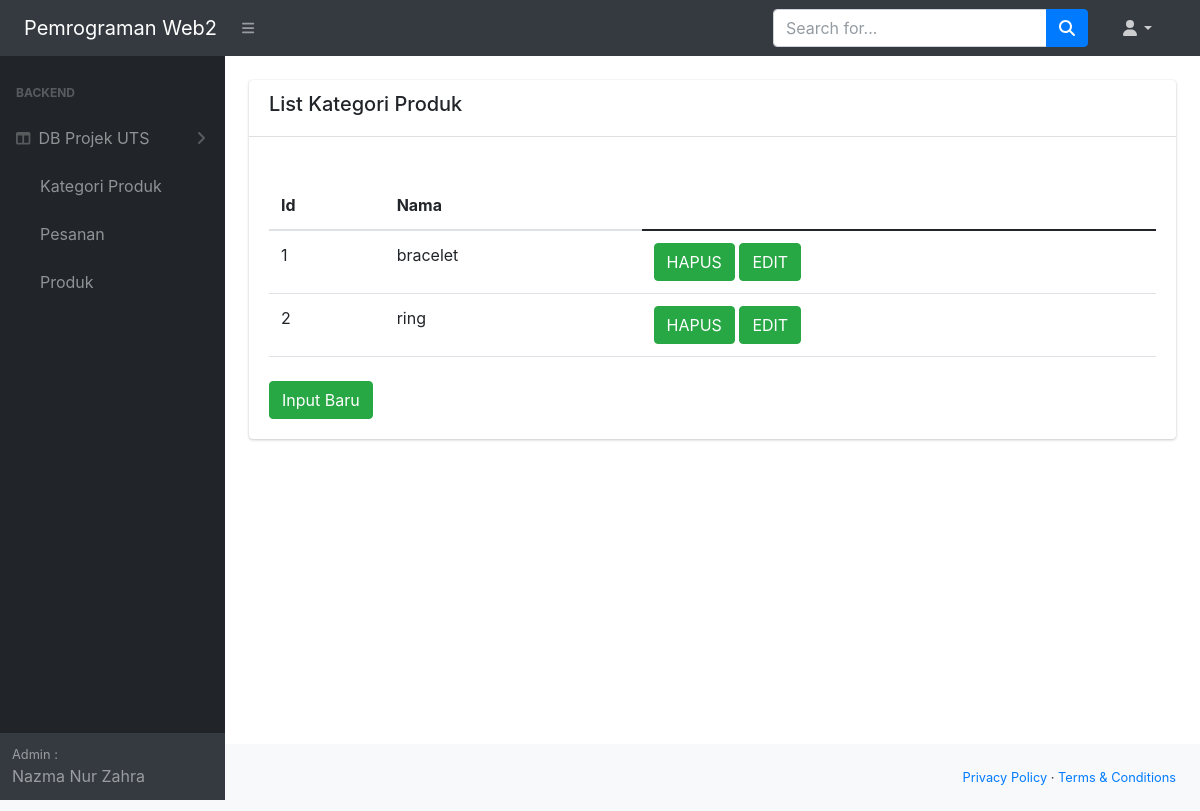
The app's page /backend/crud/list_kategori_produk.php with its own data.
### tables this page shows
CREATE TABLE `kategori_produk` (
  `id` int(11) NOT NULL,
  `nama` varchar(45) DEFAULT NULL
);

### backend/crud/list_kategori_produk.php (the view, shortened to what this page needs)
<?php
include_once('navbar.php');
include_once('sidebar.php');
include_once('database.php');
 ?>
<div id="layoutSidenav_content">
    <main>
        <div class="container-fluid px-4">
            <div class="row">
                <div class="col-md-12">
                    <div class="card">
                        <div class="card-header"><h5>List Kategori Produk</h5></div>
                            <div class="card-body">
                                <table class="table mt-4">
                                    <thead>
                                        <tr>
                                            <th scope="col">Id</th>
                                            <th scope="col">Nama</th>
                                        </tr>
                                    </thead>
                                    <tbody>
                                        <?php
                                        $data = $db->query("SELECT * FROM kategori_produk");
                                        foreach ($data as $d) :
                                        ?>
                                    <tr>
                                        <td><?= $d["id"] ?></td>
                                        <td><?= $d["nama"] ?></td>
                                        <td>
                                            <a href="delete_kategori_produk.php?id=<?= $d["id"] ?>" class="btn btn-success">HAPUS</a>
                                            <a href="form_update_kategori_produk.php?id=<?= $d["id"] ?>" class="btn btn-success">EDIT</a>
                                        </td>
                                    </tr>
                                        <?php
                                        endforeach;
                                        ?>
                                    </tbody>
                                </table>
                                <a href="form_kategori_produk.php" class="btn btn-success mt-4">Input Baru</a>
                            </div>
                        </div>
                    </div>
                </div>
            </div>
        </div>
</div>
<?php include_once('footer.php'); ?>

### records on screen
kategori_produk: id "1", nama "bracelet"
kategori_produk: id "2", nama "ring"
